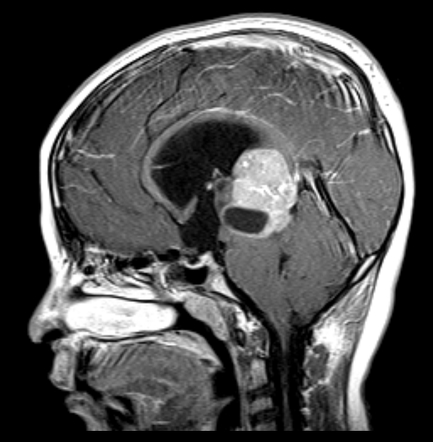
%> input picture mri.jpg, 433 x 442 px
$ octave MainScript.m   (GNU Octave 9; MATLAB toolbox functions it lacks are replaced by stand-ins)
%> lines starting %> are read from the running program, lines starting %| are printed output that depends on the picture; in (x1, y1, x2, y2) boxes, pixels count from 0 and x2, y2 are one past the last pixel; in counts of white or black regions, pixels touching at a corner belong together; the program's own positions count from 1
### Gradient.m
function[wmImage, win] = Gradient(im)

    % Apply the Weiner filter to remove noise from images
    wmImage = im;
    win = wiener2(wmImage,[5 5]);
    %wmImage = uint8(wmImage);

    % Compute the gradient on the filtered image
    wmImage = imgradient(win);

% Attempted use of the papers morphological multi-edge gradient.
% Scale is the number of different structuring elements that are
% iteratively put on the image.
%
%   % First iteration is done outside the loop because b_(i-1) when i=1 is 0
%     se = strel(ones(1,1));
%     dilation = imdilate(im,se) - imerode(im,se);
%     scale = 2;
%     for n = 2:scale
%         struct = (2*n+1) * (2*n-1);
%         struct2 = (2*n) * (2*n-2);
%         se = strel('square',struct);
%         se2 = strel('square',struct2);
%
%         dilation = imdilate(dilation,se) - imerode(dilation,se);
%         dilation = imdilate(dilation,se2);
%     end
%     wmImage = dilation;


% Attempting to create an edge detection method using wavelet transforms.
% I currently have 1-3 levels of wavelet transform. It is not working
% almost at all at the current moment. I am currently wondering if imadd is
% the wrong thing to be using in this case.
%
% dwtmode('per');
% [LL,LH,HL,HH] = dwt2(im,'db10');
% [LL2,LH2,HL2,HH2] = dwt2(LL,'db10');
% [LL3,LH3,HL3,HH3] = dwt2(LL2,'db10');
%
% wmImage = imadd(LH,HL);
% wmImage = imgradient(wmImage);


% My edge detection method from assignemnt 3. Did not work as well as I
% would have liked. I would like to work with this method of edge detection
% more on a later date.
% [x,y] = size(im);
%     edges = zeros(x,y);
%
%     im = double(im);
%     % Threshold is 50% of total values in image [0,255]
%     threshold = 128;
%
%     Sx = [
%         -1, -2, -1;
%          0,  0,  0;
%          1,  2,  1
%     ];
%
%     Sy = [
%         -1, 0, 1;
%         -2, 0, 2;
%         -1, 0, 1
%     ];
%
%     for i = 2:x - 1
%         for j = 2:y - 1
%             Gx = 0;
%             Gy = 0;
%             m = i-1;
%             n = j-1;
%
%             % Calculate Gx and Gy
%             for h = 0:2
%                 for k = 0:2
%                     Gx = Gx + (Sx(h+1,k+1) * im(m + h, n + k));
%                     Gy = Gy + (Sy(h+1,k+1) * im(m + h, n + k));
%                 end
%             end
%
%             % Calculate the magnitude of the vector and check if it passes
%             % the threshold
%             tmp = sqrt((Gx.^2) + (Gy.^2));
%             if tmp > threshold
%                 edges(i,j) = 255;
%             else
%                 edges(i,j) = 0;
%             end
%             theta = atan2d(Gy, Gx) + 360*(Gy<0);
%
%
%             quad = (theta / 18);
%             quad = fix(quad);
%             %if quad == 0
%                 %quad = quad + 1;
%             %end
%
%
%         end
%     end
%     wmImage = imgradient(edges);

end

### Reconstruction.m
function[erodeReconstruct, dilateComplement] = Reconstruction(im, se)
% Perform erosion based gray-scale reconstruction on input image. This is
% then dilated using dilation-based reconstruction to isolate the
% foreground objects within the image.
erosion = imerode(im, se);
erodeReconstruct = imreconstruct(erosion,im);

% Perform dilation based gray-scale reconstruction on erodeReconstruct.
% This is done by dilating the erosion based reconstruction in the last
% step then again reconstructing the image using the complement of the
% dilation and erosion constructions.
dilation = imdilate(erodeReconstruct, se);
dilationReconstruct = imreconstruct(imcomplement(dilation), ...
                                    imcomplement(erodeReconstruct));
dilateComplement = imcomplement(dilationReconstruct);

end

### ObjectDetection.m
function [regionMax, background, foreground] = ObjectDetection(dilateComplement)
    % Calculate the regional maxima of dilateComplement
    regionMax = imregionalmax(dilateComplement);

    % Convolution method below was adapted from the MATLAB forums
    % https://www.mathworks.com/matlabcentral/answers/380687-how-to-smooth-rough-edges-along-a-binary-image
    windowSize = 10;
    mask = ones(windowSize) / windowSize ^ 2;
    convolute = conv2(single(regionMax), mask, 'same');
    % Apply thresholding on the convoluted image
    foreground = convolute > 0.5;

    % Dilate using a simple 3x3 square mask to make up for the
    % above convolution for smoothing edges
    se2 = strel('square',3);
    foreground = imdilate(foreground,se2);

    % Make the background by creating a binary version of dilateComplement
    background = imbinarize(dilateComplement);

end

### Watershed.m
function[watershedIm, originalWatershed] = Watershed(im, foreground)
    % Compute the euclidean distance transform of the foreground
    euclidTransform = bwdist(foreground);

    % Create the watershed using the euclidean distance transform
    % And retrieve the foreground objects
    water = watershed(euclidTransform);
    water = water == 0;

    % Create a new imposed minimum using both foreground and the above
    % watershed, to create my image segmented watershed
    imposedMin = imimposemin(im, foreground | water);
    watershedIm = watershed(imposedMin);
    watershedIm = label2rgb(watershedIm);

    % Apply the watershed to my input image. I think that there might be
    % something else that I need to do with this method. The output is very
    % different from what the paper shows from their implementation. I plan
    % on looking into this more in the future.
    originalWatershed = watershed(im);
    originalWatershed = label2rgb(originalWatershed);
end

### MainScript.m
% Read in file(s) for processing
mri2 = imread('mri.jpg');
%> mri2 is the input picture: size 442x433x3 uint8; min 0, max 255, mean 78
river2 = imread('river.jpg');
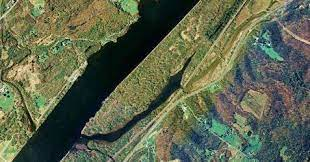
%> input picture river.jpg, 310 x 162 px
%> river2 is the input picture: size 162x310x3 uint8; mean R, G, B 93.6, 101.3, 77.4

% Convert file(s) to grayscale
mri = rgb2gray(mri2);
river = rgb2gray(river2);

% Compute the gradients
[mriGrad,mriWin] = Gradient(mri);
[rivGrad,rivWin] = Gradient(river);

% Rescale the gradients
mriGrad = rescale(mriGrad);
rivGrad = rescale(rivGrad);

figure(1),
subplot(2,2,[1,2]), imshow(mri), title('Original Image')
subplot(2,2,3), imshow(mriWin), title('MRI Weiner Filter')
subplot(2,2,4), imshow(mriGrad), title('MRI Gradient')

figure(2),
subplot(2,2,[1,2]), imshow(river), title('Original Image')
subplot(2,2,3), imshow(rivWin), title('River Weiner Filter')
subplot(2,2,4), imshow(rivGrad), title('River Gradient')

% Structuring element to open, dilate, and erode the image
% Important to note that this structuring element may not work on all
% images. Will generalize this later when I introduce more images.
se = strel('square',20);

% Compute the image segmentation and watershedding on mri
[erodeReconstruct, dilateComplement] = Reconstruction(mri, se);
[regionMax, background, foreground] = ObjectDetection(dilateComplement);
%> in ObjectDetection, `regionMax = imregionalmax(dilateComplement);`:
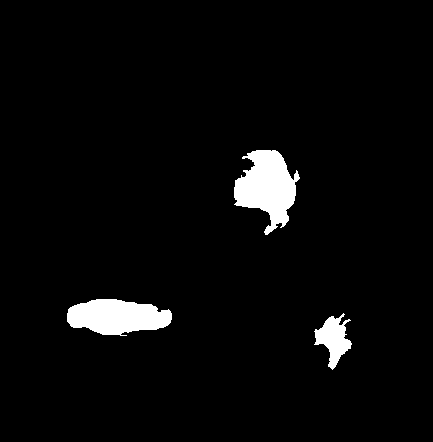
%> regionMax: size 442x433 logical; 3.7% white; 3 white regions, box (x1, y1, x2, y2) and area: (234, 150, 300, 235) 3242, (67, 299, 172, 336) 2824, (314, 313, 352, 370) 1065
%> in ObjectDetection, `foreground = convolute > 0.5;`: foreground: size 442x433 logical; 3.6% white; 3 white regions, box (x1, y1, x2, y2) and area: (234, 150, 296, 232) 3166, (67, 299, 171, 335) 2764, (315, 317, 350, 367) 1003
%> in ObjectDetection, `foreground = imdilate(foreground,se2);`: foreground: size 442x433 logical; 4% white; 3 white regions, box (x1, y1, x2, y2) and area: (233, 149, 297, 233) 3478, (66, 298, 172, 336) 3048, (314, 316, 351, 368) 1179
%> in ObjectDetection, `background = imbinarize(dilateComplement);`: background: size 442x433 logical; 58.3% white; 1 black region, box (x1, y1, x2, y2) and area: (0, 0, 433, 442) 79743
c = imfuse(regionMax, mri, 'blend');
[watershedIm, originalWatershed] = Watershed(mri, foreground);
%> in Watershed, `water = watershed(euclidTransform);`: water: size 442x433 uint8; 4 distinct labels, from 0 to 3
%> in Watershed, `water = water == 0;`: water: size 442x433 logical; 0.49% white in thin lines or dots
%> in Watershed, `watershedIm = watershed(imposedMin);`: watershedIm: size 442x433 uint8; 5 distinct labels, from 0 to 4
%> in Watershed, `originalWatershed = watershed(im);`:
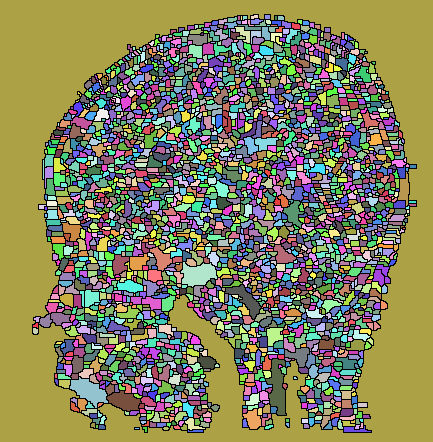
%> originalWatershed: size 442x433 uint16; 2939 distinct labels, from 0 to 2938; one colour per label, 0 black


figure(3),
subplot(2,2,1), imshow(mri2), title('Original Image')
subplot(2,2,2), imshow(erodeReconstruct), title('Erosion-based Reconstruction')
subplot(2,2,3), imshow(dilateComplement), title('Dilation-based Reconstruction')
subplot(2,2,4), imshow(foreground), title('Foreground Objects');

figure(4),
subplot(2,2,1), imshow(c), title({'Superimposed foreground ','objects on grayscale image'})
subplot(2,2,2), imshow(background), title('Background Objects')
subplot(2,2,3), imshow(watershedIm), title('Final Segmented Image')
subplot(2,2,4), imshow(originalWatershed), title('Watershed without image segmentation')

% Structuring element to open, dilate, and erode the image
% Important to note that this structuring element may not work on all
% images. Will generalize this later when I introduce more images.
se = strel('square',35);

% Compute the image segmentation and watershedding on river
[erodeReconstruct, dilateComplement] = Reconstruction(river, se);
dilateComplement = rescale(dilateComplement);
%> dilateComplement: size 162x310 double
erodeReconstruct = rescale(erodeReconstruct);
%> erodeReconstruct: size 162x310 double
[regionMax, background, foreground] = ObjectDetection(dilateComplement);
%> in ObjectDetection (call 2), `regionMax = imregionalmax(dilateComplement);`: regionMax: size 162x310 logical; 82.3% white; 1 black region, box (x1, y1, x2, y2) and area: (13, 0, 199, 162) 8894
%> in ObjectDetection (call 2), `foreground = convolute > 0.5;`: foreground: size 162x310 logical; 81.4% white; 2 black regions (1 under 20 px), largest, box (x1, y1, x2, y2) and area: (0, 0, 310, 162) 9310
%> in ObjectDetection (call 2), `foreground = imdilate(foreground,se2);`: foreground: size 162x310 logical; 84.1% white; 5 black regions (4 under 20 px), largest, box (x1, y1, x2, y2) and area: (12, 0, 198, 162) 7953
%> in ObjectDetection (call 2), `background = imbinarize(dilateComplement);`: background: size 162x310 logical; 57.4% white; 1 black region, box (x1, y1, x2, y2) and area: (0, 0, 199, 162) 21383
c = imfuse(regionMax, river, 'blend');
%> c: size 162x310 uint8
[watershedIm, originalWatershed] = Watershed(river, foreground);
%> in Watershed (call 2), `water = watershed(euclidTransform);`:
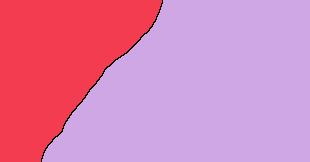
%> water: size 162x310 uint8; 3 distinct labels, from 0 to 2; one colour per label, 0 black
%> in Watershed (call 2), `water = water == 0;`: water: size 162x310 logical; 0.56% white in thin lines or dots, all inside (x1, y1, x2, y2) = (41, 0, 163, 162)
%> in Watershed (call 2), `imposedMin = imimposemin(im, foreground | water);`:
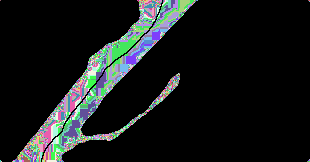
%> imposedMin: size 162x310 uint8; 97 distinct labels, from 0 to 188; one colour per label, 0 black
%> in Watershed (call 2), `watershedIm = watershed(imposedMin);`:
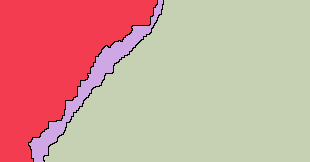
%> watershedIm: size 162x310 uint8; 4 distinct labels, from 0 to 3; one colour per label, 0 black
%> in Watershed (call 2), `watershedIm = label2rgb(watershedIm);`:
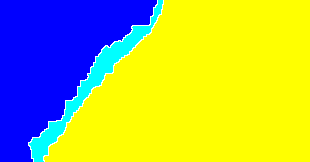
%> watershedIm: size 162x310x3 uint8; mean R, G, B 171.5, 184.1, 86.5

figure(5),
subplot(2,2,1), imshow(river2), title('Original Image')
subplot(2,2,2), imshow(erodeReconstruct), title('Erosion-based Reconstruction')
subplot(2,2,3), imshow(dilateComplement), title('Dilation-based Reconstruction')
subplot(2,2,4), imshow(foreground), title('Foreground Objects');

figure(6),
subplot(2,2,1), imshow(c), title({'Superimposed foreground ','objects on grayscale image'})
subplot(2,2,2), imshow(background), title('Background Objects')
subplot(2,2,3), imshow(watershedIm), title('Final Segmented Image')
subplot(2,2,4), imshow(originalWatershed), title('Watershed without image segmentation')
